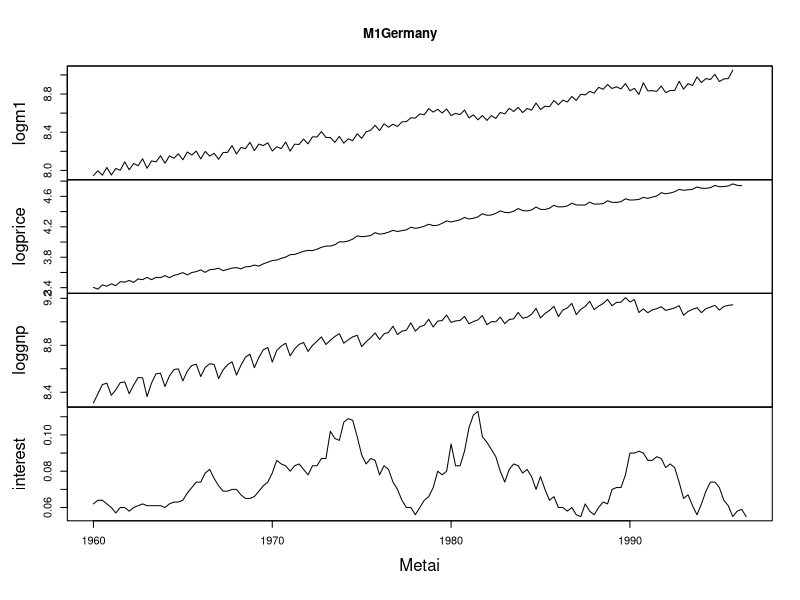
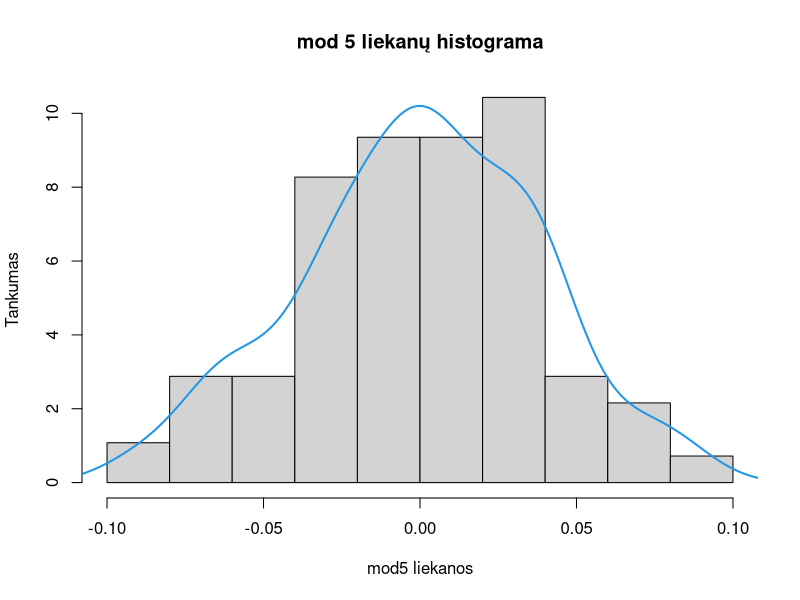

Source code (R) for these figures, in order:
## ---- chunk 1
library("dynlm")
head(M1Germany)
plot(M1Germany, xlab="Metai")
## ---- chunk 2
mod1<-dynlm(logm1~logprice+loggnp+interest, M1Germany)
mod2<-dynlm(logm1~L(logprice,1)+L(interest,2)+L(loggnp,4), data=M1Germany, start=c(1960,1), end=c(1995,4))
mod3<-dynlm(logm1~L(logprice,2)+d(L(loggnp, 4))+L(interest,2), data=M1Germany, start=c(1960,1), end=c(1995,4)) #antram koeficiente su "d" panaikinamas trendas, t.y. lieka tik pokytis
mod4<-dynlm(logm1~L(logprice,4)+L(loggnp,4)+L(interest,4), data=M1Germany, start=c(1960,1), end=c(1995,4))
mod5<-dynlm(logm1~L(logprice,4)+d(L(loggnp,4))+L(interest,4), data=M1Germany, start=c(1960,1), end=c(1996)) #panaikinamas trendas antrame koeficiente, t.y. lieka tik pokytis
## ---- chunk 3
mod.pav<-c("mod1", "mod2", "mod3", "mod4", "mod5")
aic<-c(AIC(mod1),AIC(mod2),AIC(mod3),AIC(mod4), AIC(mod5)) #sukuriamas AIC koef. vektorius
r.kvad<-c(summary(mod1)$r.squared, summary(mod2)$r.squared, summary(mod3)$r.squared, summary(mod4)$r.squared, summary(mod5)$r.squared) #sukuriamas R^2 koef. vektorius
tab<- data.frame(mod.pav,aic,r.kvad) #sukuriama lentelė su modelių koeficientais
colnames(tab)<-c("Modelis", "AIC", "R^2") #lentelei priskiriami vardai
tab
## ---- chunk 4
library(car) #saugo "vif"
vif(mod5)
## ---- chunk 5
hist(resid(mod5), probability=TRUE, main="mod 5 liekanų histograma", xlab="mod5 liekanos", ylab="Tankumas")
lines(density(resid(mod5)), col=4, lwd=2)
residuals<-as.vector(mod5$res)
shapiro.test(residuals)
